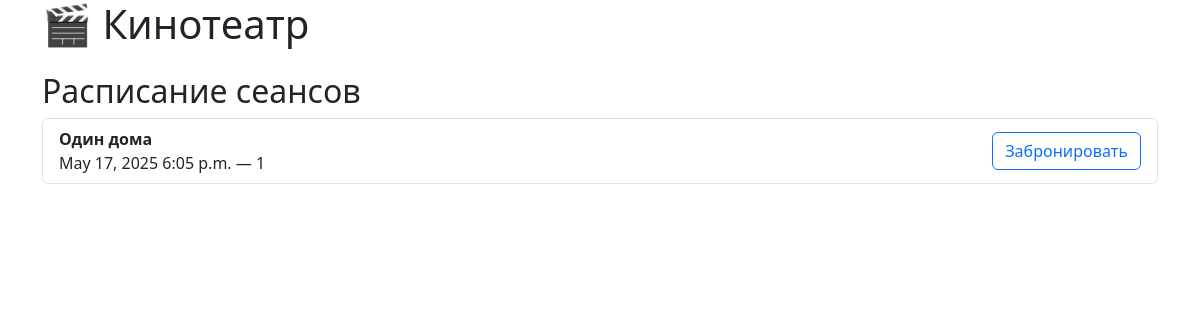
Before: /sessions/ with the older database file.
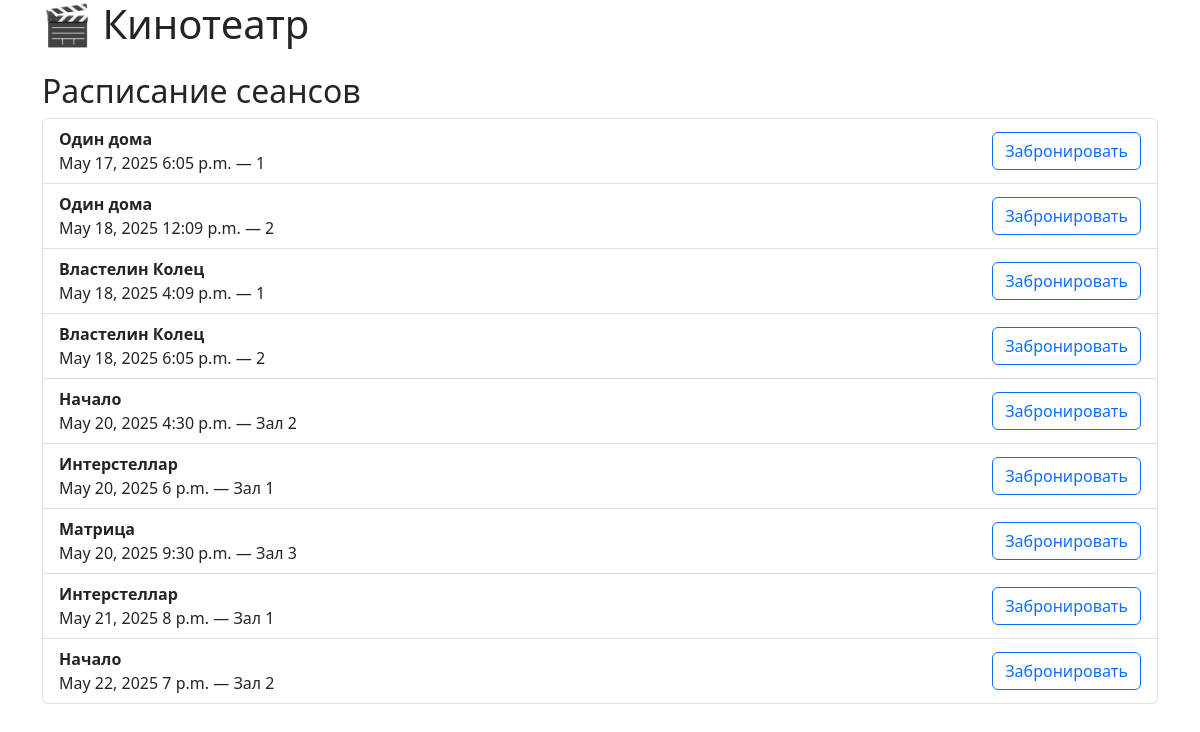
After: the same page with the newer database file.
### cinemaapp/models.py (models this page shows, shortened)
class Session(models.Model):
    movie = models.ForeignKey(Movie, on_delete=models.CASCADE)
    date = models.DateField()
    time = models.TimeField()
    hall = models.CharField(max_length=20)

class Movie(models.Model):
    title = models.CharField(max_length=100)
    genre = models.CharField(max_length=50)
    duration = models.PositiveIntegerField(help_text="Duration in minutes")
    age_limit = models.PositiveIntegerField()
    description = models.TextField(blank=True)
    poster = models.ImageField(upload_to='posters/', blank=True, null=True)  # Добавлено поле афиши

### cinemaapp/views.py (the view)
# urls.py: path('sessions/', views.session_list, name='session_list'),
def session_list(request):
    sessions = Session.objects.select_related('movie').order_by('date', 'time')
    return render(request, 'cinemaapp/session_list.html', {'sessions': sessions})

### cinemaapp/templates/cinemaapp/session_list.html (shortened to what this page needs)
{% extends 'cinemaapp/base.html' %}
{% block content %}
<h2>Расписание сеансов</h2>
{% if sessions %}
    <ul class="list-group">
        {% for session in sessions %}
            <li class="list-group-item d-flex justify-content-between align-items-center">
                <div>
                    <strong>{{ session.movie.title }}</strong><br>
                    {{ session.date }} {{ session.time }} — {{ session.hall }}
                </div>
                <a href="{% url 'book_ticket' session.id %}" class="btn btn-outline-primary">Забронировать</a>
            </li>
        {% endfor %}
    </ul>
{% else %}
    <p>Сеансов пока нет.</p>
{% endif %}
{% endblock %}

Changed rows visible on the page:
added Session: movie "Один дома", date "May 18, 2025", time "12:09 p.m.", hall "2"
added Session: movie "Властелин Колец", date "May 18, 2025", time "4:09 p.m.", hall "1"
added Session: movie "Властелин Колец", date "May 18, 2025", time "6:05 p.m.", hall "2"
added Session: movie "Начало", date "May 20, 2025", time "4:30 p.m.", hall "Зал 2"
added Session: movie "Интерстеллар", date "May 20, 2025", time "6 p.m.", hall "Зал 1"
added Session: movie "Матрица", date "May 20, 2025", time "9:30 p.m.", hall "Зал 3"
added Session: movie "Интерстеллар", date "May 21, 2025", time "8 p.m.", hall "Зал 1"
added Session: movie "Начало", date "May 22, 2025", time "7 p.m.", hall "Зал 2"
